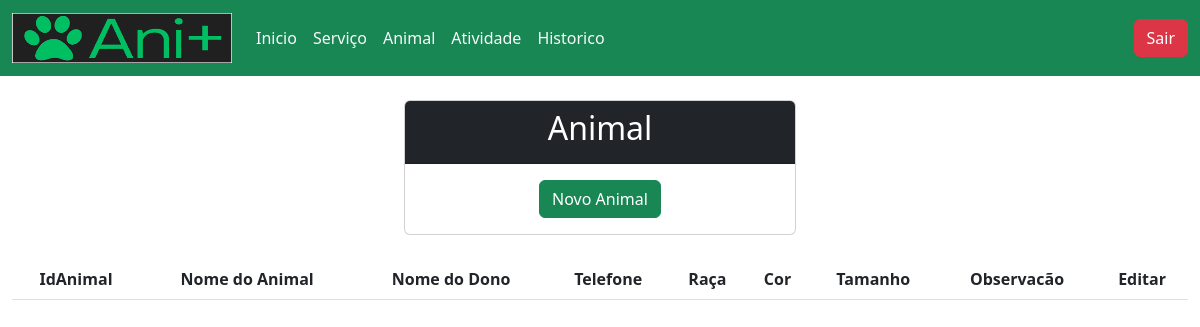
Page /animal/tabAnimal.php (signed in) on the earlier database version.
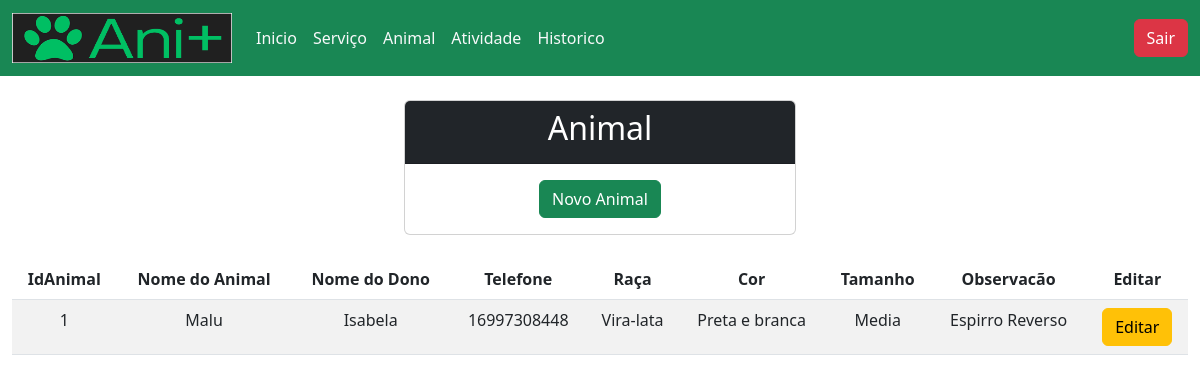
Same page on the later database version.
### tables this page shows
CREATE TABLE `animal` (
  `IdAnimal` int(11) NOT NULL,
  `NomeAnimal` varchar(50) NOT NULL,
  `NomeDono` varchar(80) NOT NULL,
  `Telefone` varchar(20) NOT NULL,
  `Raca` varchar(30) NOT NULL,
  `Tamanho` varchar(20) NOT NULL,
  `Cor` varchar(20) NOT NULL,
  `Observacao` varchar(80) NOT NULL
);

### animal/tabAnimal.php (the view, shortened to what this page needs)
<?php
	include "../ucabecalho/uCabecalho.php";
	include "../conexao/conexao.php";
	$query = "select IdAnimal,NomeAnimal,NomeDono,Telefone,Raca,Cor,Tamanho,Observacao from animal";
	$resultado = mysqli_query($conexao, $query);
?>
	<div class="card mt-4 mb-4 col-4 mx-auto text-center">
		<div class="card-header bg-dark text-white"><h2>Animal</h2></div>
		<div class="card-body">
			<div class="row">
				<div>
					<a href="./formCadAnimal.php" class="btn btn-success">Novo Animal</a>
				</div>
			</div>
		</div>
	</div>
	<table class="table table-hover table-striped">
		<thead class="text-center">
			<tr>
				<th>IdAnimal</th>
				<th>Nome do Animal</th>
				<th>Nome do Dono</th>
				<th>Telefone</th>
				<th>Raça</th>
				<th>Cor</th>
				<th>Tamanho</th>
				<th>Observacão</th>
				<th>Editar</th>
			</tr>
		</thead>
		<tbody class="text-center">
			<?php
			while ($linha = mysqli_fetch_array($resultado)) {
			?>
				<tr>
					<td><?php echo $linha["IdAnimal"]; ?></td>
					<td><?php echo $linha["NomeAnimal"]; ?></td>
					<td><?php echo $linha["NomeDono"]; ?></td>
					<td><?php echo $linha["Telefone"]; ?></td>
					<td><?php echo $linha["Raca"]; ?></td>
					<td><?php echo $linha["Cor"]; ?></td>
					<td><?php echo $linha["Tamanho"]; ?></td>
					<td><?php echo $linha["Observacao"]; ?></td>
					<td><a class="btn btn-warning" href="./editAnimal.php?id=<?php echo $linha["IdAnimal"];?>">Editar</a></td>
				</tr>
			<?php
			}
			?>
		</tbody>
	</table>
<?php
 include "../urodape/uRodape.php";
 ?>

Differences in the rows shown:
added animal: IdAnimal "1", NomeAnimal "Malu", NomeDono "Isabela", Telefone "16997308448", Raca "Vira-lata", Cor "Preta e branca", Tamanho "Media", Observacao "Espirro Reverso"
